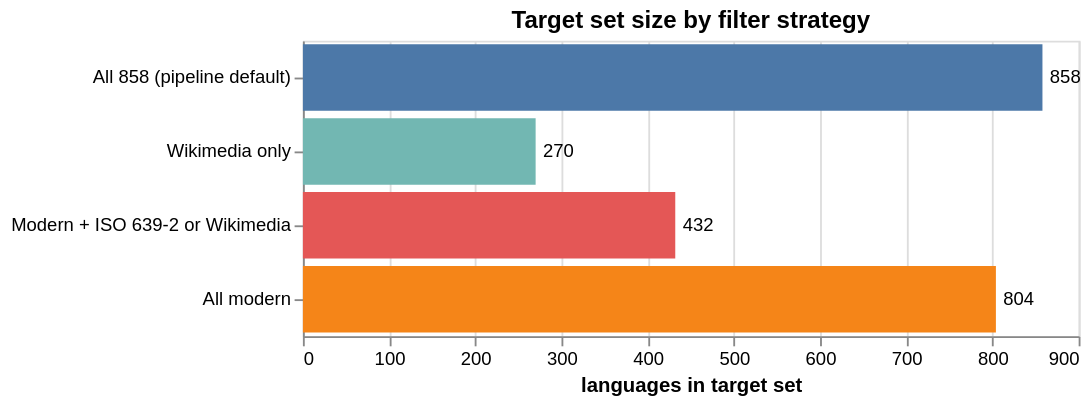

Notebook code for this chart:
### Code cell
filter_order = filter_df["filter"].tolist()

bar = alt.Chart(filter_df).mark_bar().encode(
    y=alt.Y("filter:N", sort=filter_order, title=None),
    x=alt.X("total:Q", title="languages in target set"),
    color=alt.Color("filter:N", legend=None, scale=alt.Scale(scheme="tableau10")),
    tooltip=["filter:N", "total:Q", "ltr:Q", "rtl:Q", "wikimedia:Q"],
).properties(width=420, height=160, title="Target set size by filter strategy")

text = bar.mark_text(align="left", dx=4, fontSize=10).encode(
    text="total:Q", color=alt.value("black"))

bar + text

### Figure 1 — Vega specification as saved in the notebook (floating-point values rounded to 4 significant figures)
{"$schema": "https://vega.github.io/schema/vega/v6.json", "data": [{"name": "source_0"}, {"name": "data_1", "values": [{"filter": "All 858 (pipeline default)", "ltr": 780, "rtl": 78, "total": 858, "total_end": 858.0, "total_start": 0.0, "wikimedia": 270}, {"filter": "Wikimedia only", "ltr": 251, "rtl": 19, "total": 270, "total_end": 270.0, "total_start": 0.0, "wikimedia": 270}, {"filter": "Modern + ISO 639-2 or Wikimedia", "ltr": 403, "rtl": 29, "total": 432, "total_end": 432.0, "total_start": 0.0, "wikimedia": 259}, {"filter": "All modern", "ltr": 735, "rtl": 69, "total": 804, "total_end": 804.0, "total_start": 0.0, "wikimedia": 259}]}, {"name": "data_2", "values": [{"filter": "All 858 (pipeline default)", "ltr": 780, "rtl": 78, "total": 858, "wikimedia": 270}, {"filter": "Wikimedia only", "ltr": 251, "rtl": 19, "total": 270, "wikimedia": 270}, {"filter": "Modern + ISO 639-2 or Wikimedia", "ltr": 403, "rtl": 29, "total": 432, "wikimedia": 259}, {"filter": "All modern", "ltr": 735, "rtl": 69, "total": 804, "wikimedia": 259}]}, {"name": "source_0_y_domain_filter", "values": [{"filter": "All 858 (pipeline default)", "sort_field": 0.0}, {"filter": "Wikimedia only", "sort_field": 1.0}, {"filter": "Modern + ISO 639-2 or Wikimedia", "sort_field": 2.0}, {"filter": "All modern", "sort_field": 3.0}]}, {"name": "data_1_color_domain_filter", "values": [{"filter": "All 858 (pipeline default)"}, {"filter": "Wikimedia only"}, {"filter": "Modern + ISO 639-2 or Wikimedia"}, {"filter": "All modern"}]}], "marks": [{"type": "rect", "name": "layer_0_marks", "from": {"data": "data_1"}, "encode": {"update": {"tooltip": {"signal": "{\"filter\": isValid(datum[\"filter\"]) ? datum[\"filter\"] : \"\"+datum[\"filter\"], \"total\": format(datum[\"total\"], \"\"), \"ltr\": format(datum[\"ltr\"], \"\"), \"rtl\": format(datum[\"rtl\"], \"\"), \"wikimedia\": format(datum[\"wikimedia\"], \"\")}"}, "y": {"field": "filter", "scale": "y"}, "height": {"signal": "max(0.25, bandwidth('y'))"}, "x2": {"field": "total_start", "scale": "x"}, "fill": {"field": "filter", "scale": "color"}, "x": {"field": "total_end", "scale": "x"}}}, "style": ["bar"]}, {"type": "text", "name": "layer_1_marks", "from": {"data": "data_2"}, "encode": {"update": {"fill": {"value": "black"}, "dx": {"value": 4}, "tooltip": {"signal": "{\"filter\": isValid(datum[\"filter\"]) ? datum[\"filter\"] : \"\"+datum[\"filter\"], \"total\": format(datum[\"total\"], \"\"), \"ltr\": format(datum[\"ltr\"], \"\"), \"rtl\": format(datum[\"rtl\"], \"\"), \"wikimedia\": format(datum[\"wikimedia\"], \"\")}"}, "x": {"field": "total", "scale": "x"}, "text": {"signal": "format(datum[\"total\"], \"\")"}, "y": {"field": "filter", "scale": "y", "band": 0.5}, "align": {"value": "left"}, "fontSize": {"value": 10}, "baseline": {"value": "middle"}}}, "style": ["text"]}], "scales": [{"name": "x", "type": "linear", "domain": {"fields": [{"data": "data_1", "field": "total_start"}, {"data": "data_1", "field": "total_end"}, {"data": "data_2", "field": "total"}]}, "range": [0, {"signal": "width"}], "zero": true, "nice": true}, {"name": "y", "type": "band", "domain": {"data": "source_0_y_domain_filter", "field": "filter", "sort": {"op": "max", "field": "sort_field"}}, "range": [0, {"signal": "height"}], "paddingInner": 0.1, "paddingOuter": 0.05}, {"name": "color", "type": "ordinal", "domain": {"data": "data_1_color_domain_filter", "field": "filter", "sort": true}, "range": {"scheme": "tableau10"}}], "axes": [{"scale": "x", "maxExtent": 0, "grid": true, "domain": false, "labels": false, "gridScale": "y", "minExtent": 0, "ticks": false, "orient": "bottom", "zindex": 0, "tickCount": {"signal": "ceil(width/40)"}, "aria": false}, {"scale": "x", "tickCount": {"signal": "ceil(width/40)"}, "zindex": 0, "title": "languages in target set", "orient": "bottom", "labelFlush": true, "grid": false, "labelOverlap": true}, {"scale": "y", "zindex": 0, "orient": "left", "grid": false}], "title": {"text": "Target set size by filter strategy", "frame": "group"}, "style": "cell", "background": "white", "width": 420, "height": 160, "padding": 5}
